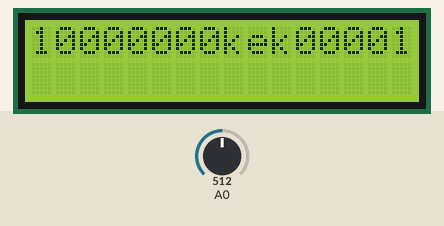
Simulated run of this sketch. Board: Arduino Uno, built with avr-gcc and run on an emulated ATmega328P. Shown: 16×2 character LCD. The inputs (shaded band) are chosen by the test bench; at power-on: A0 = 512. What the sketch prints to the serial monitor is not drawn.

Above: at 1.2 s.
1.3 s: A0 set to 1023
At 1.55 s:
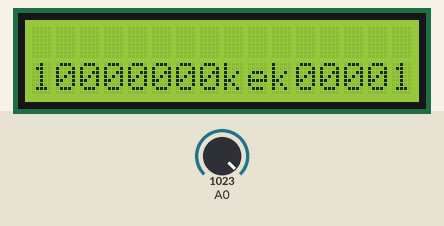

Measured:
- after the input at 1.3 s, the display: changes after 0.09 s (image 1)

The sketch:

lcdi2c.ino
```cpp
int a;
int b = 100;
int c;
#include <Wire.h>
#include <LiquidCrystal_I2C.h>

LiquidCrystal_I2C lcd(0x27,16,2);  // Устанавливаем дисплей
void setup()
{Serial.begin(9600);
  lcd.init();
  lcd.backlight();


}
void loop()
{
 a = analogRead(A0);
a = map(a, 0, 1015, 0, 1);
constrain(a, 1, 2);

    lcd.setCursor(0, a);

  lcd.print("10000000kek00001");
  delay(100);
  lcd.clear();
  Serial.println(a);

}
```
